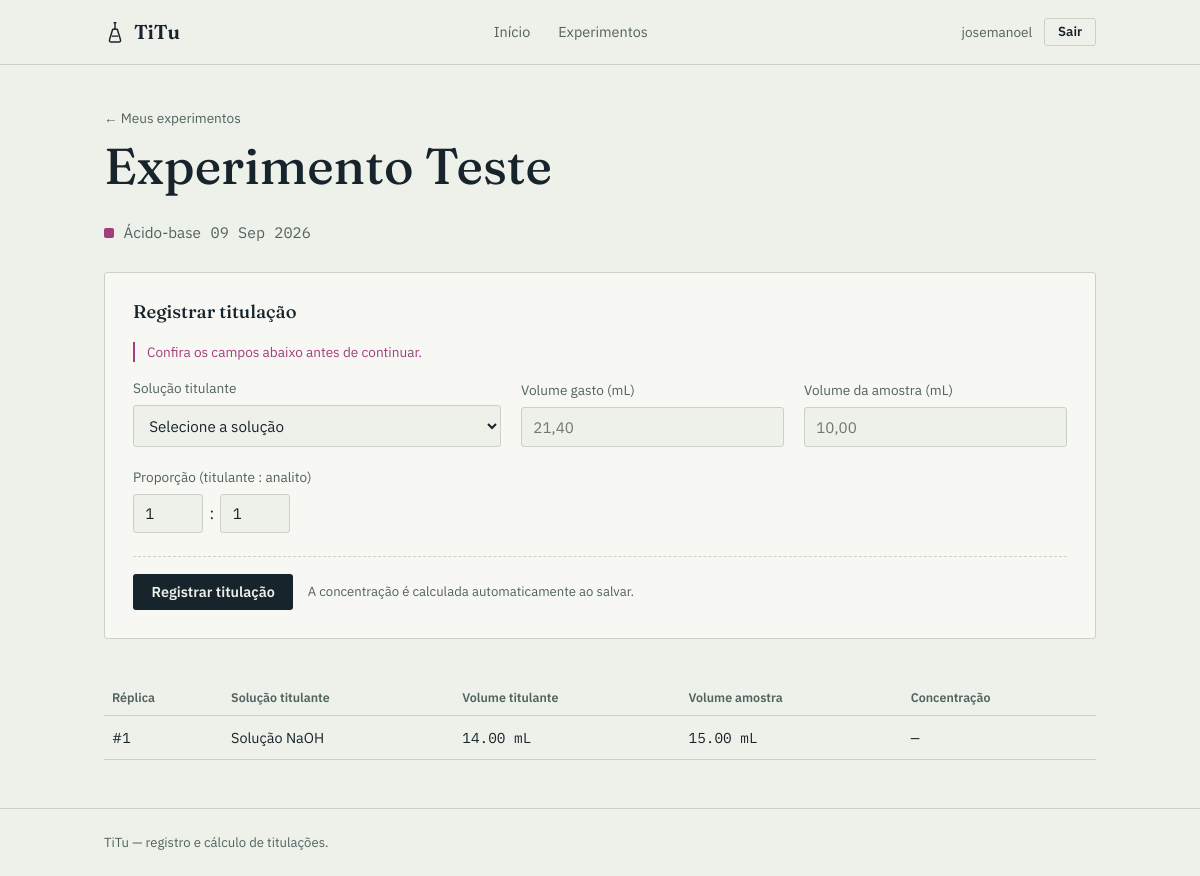
/experimentos/1/titular/ (signed in), run on the app's committed database.
### titulacoes/models/experimento.py (models this page shows, shortened)
class Experimento(models.Model):
    TIPO_ACIDO_BASE = 'acido_base'
    TIPO_REDOX = 'redox'
    TIPO_COMPLEXOMETRICA ='complexometrica'
    TIPO_PRECIPITACAO = 'precipitacao'
    TIPO_CHOICES = [
        (TIPO_ACIDO_BASE, 'Ácido-base'),
        (TIPO_REDOX, 'Redox'),
        (TIPO_COMPLEXOMETRICA, 'Complexometrica'),
        (TIPO_PRECIPITACAO, 'Precipitação'),
    ]
    usuario = models.ForeignKey(
        User, on_delete = models.CASCADE, related_name = 'experimentos'
    )
    nome = models.CharField(max_length = 100)
    tipo = models.CharField(max_length = 20, choices = TIPO_CHOICES)
    data_realizacao = models.DateField()
    criado_em = models.DateTimeField(auto_now_add = True)

### titulacoes/models/titulacao.py (models this page shows, shortened)
class Titulacao(models.Model):
    experimento = models.ForeignKey(
        Experimento, on_delete = models.PROTECT, related_name = 'titulacoes'
    )
    solucao_titulante = models.ForeignKey(
        SolucaoTitulante, on_delete = models.PROTECT, related_name = 'titulacoes'
    )
    volume_titulante = models.DecimalField(max_digits = 8, decimal_places = 2)
    volume_amostra = models.DecimalField( max_digits = 8, decimal_places = 2)
    coeficiente_titulante = models.PositiveSmallIntegerField(default=1)
    coeficiente_analito = models.PositiveSmallIntegerField(default=1)
    concentracao_calculada = models.DecimalField(
        max_digits = 10, decimal_places = 5, null = True, blank = True
    )
    criado_em = models.DateTimeField(auto_now_add = True)

### titulacoes/models/solucao_titulante.py (models this page shows, shortened)
class SolucaoTitulante(models.Model):
    usuario = models.ForeignKey(
        User, on_delete = models.CASCADE, related_name= 'solucoes_titulantes'
    )
    nome = models.CharField(max_length = 100)
    concentracao_nominal = models.DecimalField(max_digits= 10, decimal_places = 5)
    fator_correcao = models.DecimalField(
        max_digits = 6, decimal_places = 4, null = True, blank = True
    )
    data_padronizacao = models.DateField(null = True, blank = True)
    criado_em = models.DateTimeField(auto_now_add = True)

### titulacoes/views/experimentos.py (the view, shortened to what this page needs)
@login_required
def registrar_titulacao(request, pk):
    experimento = get_object_or_404(Experimento, pk=pk, usuario = request.user)
    form = TitulacaoForm(request.POST, usuario=request.user)
    context = _construir_contexto_detalhe(request, experimento, form=form)
    return render(request, 'experimentos/detalhe.html', context)

### titulacoes/forms.py
class TitulacaoForm(forms.ModelForm):
    class Meta:
        model = Titulacao
        fields = ['solucao_titulante', 'volume_titulante', 'volume_amostra',
                  'coeficiente_titulante', 'coeficiente_analito',]
    def __init__(self, *args, usuario = None, **kwargs):
        super().__init__(*args, **kwargs)
        if usuario is not None:
            self.fields['solucao_titulante'].queryset = (
                SolucaoTitulante.objects.filter(usuario = usuario)
            )

### titulacoes/calculos/estatistica.py (called while the page is built, shortened)
def calcular_estatisticas(titulacoes):
    pares = [
        (t.id, t.concentracao_calculada)
        for t in titulacoes if t.concentracao_calculada is not None
    ]
    if len(pares) < 2:
        return {'media': None, 'desvio_padrao': None, 'q_calculado': None, 'outlier_id': None}

### titulacoes/views/experimentos.py (called while the page is built)
def _construir_contexto_detalhe(request, experimento, form = None):
    titulacoes = experimento.titulacoes.all()
    return {
        'experimento': experimento,
        'titulacoes': titulacoes,
        'solucoes_titulantes': SolucaoTitulante.objects.filter(usuario=request.user),
        'estatisticas': calcular_estatisticas(titulacoes),
        'form': form or TitulacaoForm(usuario=request.user),
    }

### templates/experimentos/detalhe.html (shortened to what this page needs)
{% extends "base.html" %}
{% block content %}
<div class="wrap">
  <div class="page-header">
    <div>
      <a href="{% url 'experimentos:lista' %}" class="back-link">← Meus experimentos</a>
      <h1>{{ experimento.nome }}</h1>
      <p class="meta-line">
        <span class="swatch {{ experimento.tipo }}"></span>
        {{ experimento.get_tipo_display }}
        <time class="data">{{ experimento.data_realizacao|date:"d M Y" }}</time>
      </p>
    </div>
  </div>
  <section class="entry-panel">
    <div class="entry-panel-head">
      <h2>Registrar titulação</h2>
    </div>
    <form method="post" action="{% url 'experimentos:titular' experimento.id %}">
      {% if form.errors %}
      <p class="form-errors">Confira os campos abaixo antes de continuar.</p>
      {% endif %}
      <div class="field-grid">
        <div class="field">
          <label for="id_solucao_titulante">Solução titulante</label>
          <select id="id_solucao_titulante" name="solucao_titulante" required>
            <option value="" selected disabled>Selecione a solução</option>
          </select>
        </div>
        <div class="field">
          <label for="id_volume_titulante">Volume gasto (mL)</label>
          <input type="number" step="0.01" id="id_volume_titulante" name="volume_titulante" placeholder="21,40" required>
        </div>
        <div class="field">
          <label for="id_volume_amostra">Volume da amostra (mL)</label>
          <input type="number" step="0.01" id="id_volume_amostra" name="volume_amostra" placeholder="10,00" required>
        </div>
        <div class="field">
          <label for="id_coeficiente_titulante">Proporção (titulante : analito)</label>
          <div style="display:flex; align-items:center; gap:0.4rem;">
            <input type="number" min="1" id="id_coeficiente_titulante" name="coeficiente_titulante" value="1" style="width:70px;">
            <span>:</span>
            <input type="number" min="1" id="id_coeficiente_analito" name="coeficiente_analito" value="1" style="width:70px;">
          </div>
        </div>
      </div>
      <div class="entry-panel-foot">
        <button type="submit" class="btn btn-primary">Registrar titulação</button>
        <span class="hint">A concentração é calculada automaticamente ao salvar.</span>
      </div>
    </form>
  </section>
  <table class="replicas-table">
    <thead>
      <tr>
        <th>Réplica</th>
        <th>Solução titulante</th>
        <th>Volume titulante</th>
        <th>Volume amostra</th>
        <th>Concentração</th>
      </tr>
    </thead>
    <tbody>
      {% for titulacao in titulacoes %}
      <tr{% if titulacao.id == estatisticas.outlier_id %} class="is-outlier"{% endif %}>
        <td class="label-cell">#{{ forloop.counter }}</td>
        <td class="label-cell">{{ titulacao.solucao_titulante.nome }}</td>
        <td class="data">{{ titulacao.volume_titulante }} mL</td>
        <td class="data">{{ titulacao.volume_amostra }} mL</td>
        <td class="data">{{ titulacao.concentracao_calculada|default:"—" }}</td>
      </tr>
      {% empty %}
      <tr>
        <td colspan="5" class="empty-state">Nenhuma réplica registrada ainda.</td>
      </tr>
      {% endfor %}
    </tbody>
  </table>
</div>
{% endblock %}

### templates/base.html (shortened to what this page needs)
{% load static %}
<!DOCTYPE html>
<html lang="pt-br">
<head>
  <link rel="stylesheet" href="{% static 'css/style.css' %}">
</head>
<body>
  <header class="navbar">
    <div class="wrap">
      <a href="{% url 'home' %}" class="brand">
        TiTu
      </a>
      <ul class="nav-links">
        <li><a href="{% url 'home' %}"{% if request.resolver_match.url_name == 'home' %} aria-current="page"{% endif %}>Início</a></li>
        {% if user.is_authenticated %}
        <li><a href="{% url 'experimentos:lista' %}"{% if request.resolver_match.url_name == 'lista' %} aria-current="page"{% endif %}>Experimentos</a></li>
        {% endif %}
      </ul>
      <div class="nav-auth">
        {% if user.is_authenticated %}
          <span class="hint" style="font-size:0.85rem; color:var(--ink-muted);">{{ user.username }}</span>
          <form action="{% url 'logout' %}" method="post" style="margin:0;">
            <button type="submit" class="btn btn-ghost btn-sm">Sair</button>
          </form>
        {% else %}
          <a href="{% url 'login' %}" class="btn btn-ghost btn-sm">Entrar</a>
          <a href="{% url 'cadastro' %}" class="btn btn-primary btn-sm">Cadastrar</a>
        {% endif %}
      </div>
    </div>
  </header>
  <main>
    {% block content %}{% endblock %}
  </main>
  <footer class="site-footer">
    <div class="wrap">
      <p>TiTu — registro e cálculo de titulações.</p>
    </div>
  </footer>
</body>
</html>

### data on the page
Experimento: nome "Experimento Teste", tipo "Ácido-base", data_realizacao "09 Sep 2026"
Titulacao: solucao_titulante.nome "Solução NaOH", volume_titulante "14.00", volume_amostra "15.00", concentracao_calculada "—"

### other printed values
{{ user.username }} "josemanoel"
